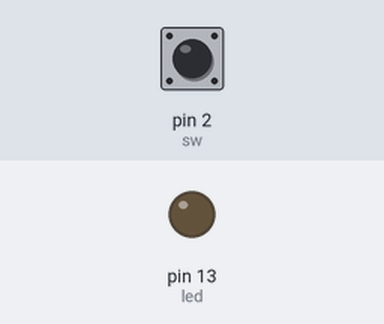
A sketch run on a simulated Arduino Uno, built with avr-gcc and run on an emulated ATmega328P. Parts: output pins drawn as LEDs (lit = HIGH). Inputs (shaded band) come from the test bench; at power-on: pin 2 (sw) HIGH.

Above: at 1.2 s.
1.3 s: pin 2 (sw) pulled LOW for 0.15 s
At 1.37 s:
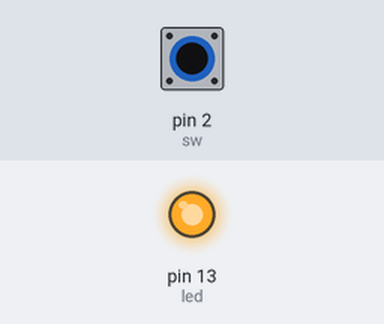
2.9 s: pin 2 (sw) pulled LOW for 3.2 s
At 7.3 s:
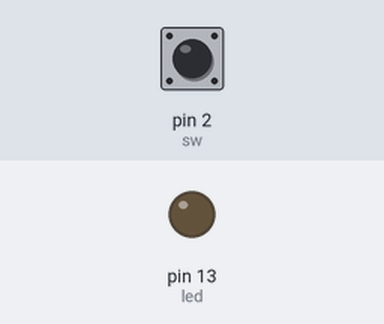
Timing chart, 0 to 8.8 s (numbered marks = the images above; inputs shaded):
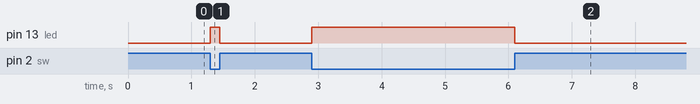

The sketch:

ch5_1_SW.ino
```cpp
const int sw=2;
const int led=13;
int val;
void setup() {
  pinMode(sw,INPUT_PULLUP);
  pinMode(led,OUTPUT);
}
void loop() {
  val=digitalRead(sw);
  if(val==LOW)
    digitalWrite(led,HIGH);
  else
    digitalWrite(led,LOW);
}
```

Measured:
- after the input at 1.3 s, pin 13 (led): LOW → HIGH at once, → LOW 0.15 s later
- after the input at 2.9 s, pin 13 (led): LOW → HIGH at once, → LOW 3.2 s later
